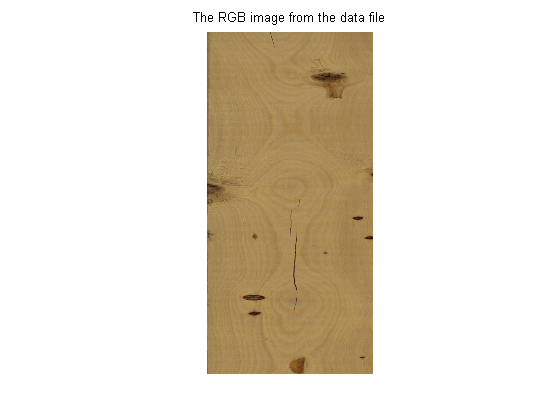
#> input picture examples/lumber/lumber-example-original-image.png, 560 x 420 px; the run also reads 1 picture not shown here
$ python lumber-example-combine.py
#> lines starting #> are read from the running program, lines starting #| are printed output that depends on the picture
import Image
import numpy as np

# Plots extracted from MACCMIA's right-click feature

chop = 110
left = Image.open('lumber-example-original-image.png')
#> left is the input picture: PIL image 560x420 RGB; mean R, G, B 232.9, 225.6, 213.1
mid = Image.open('score-image-t1.png')
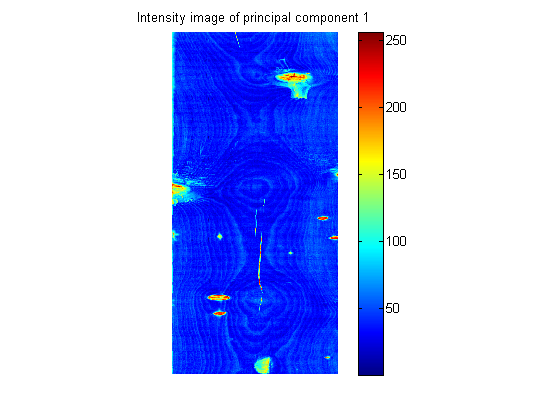
#> input picture examples/lumber/score-image-t1.png, 560 x 420 px
#> mid is the input picture: PIL image 560x420 RGB; mean R, G, B 187.8, 196.4, 247.1
right = Image.open('residual-image-1.png')
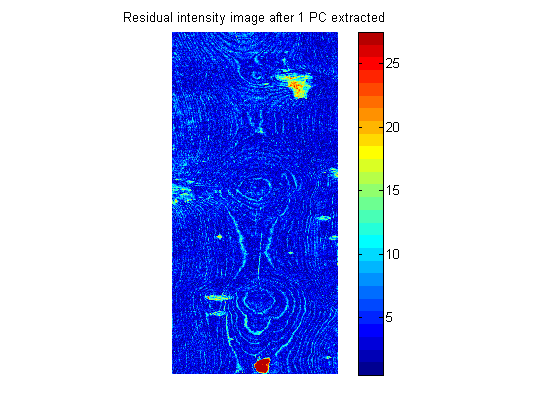
#> input picture examples/lumber/residual-image-1.png, 560 x 420 px
#> right is the input picture: PIL image 560x420 RGB; mean R, G, B 187.7, 195.9, 241.1
box = (chop, 0, left.size[0]-chop, left.size[1]) # (left, upper, right, lower)
#> box = (110, 0, 450, 420)
left = left.crop(box)
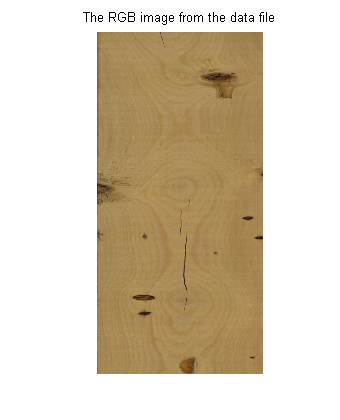
#> left: PIL image 340x420 RGB; mean R, G, B 218.7, 206.5, 186
mid = mid.crop(box)
#> mid: PIL image 340x420 RGB
right = right.crop(box)
#> right: PIL image 340x420 RGB
width = left.size[0] + right.size[0] + mid.size[0]
#> width = 1020
height = max(left.size[1], right.size[1])
#> height = 420
result = Image.new("RGBA", (width, height))
#> result: PIL image 1020x420 RGBA; every value is 0
result.paste(left, (0, 0))
result.paste(mid, (left.size[0], 0))
result.paste(right, (left.size[0]+mid.size[0], 0))
result.save('component-1.png')


left = Image.open('lumber-example-SPE-after-one-PC.png')
mid = Image.open('score-image-t2.png')
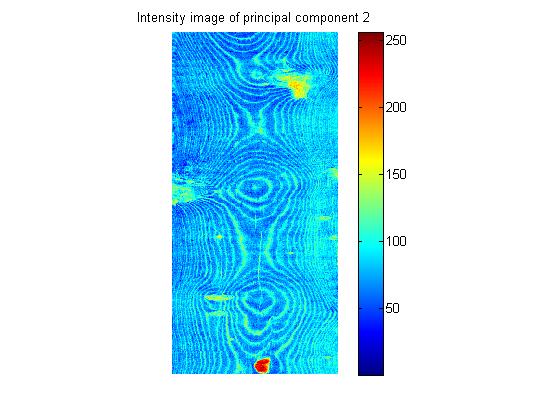
#> input picture examples/lumber/score-image-t2.png, 560 x 420 px
#> mid is the input picture: PIL image 560x420 RGB; mean R, G, B 189.4, 231.3, 246.1
right = Image.open('residual-image-2.png')
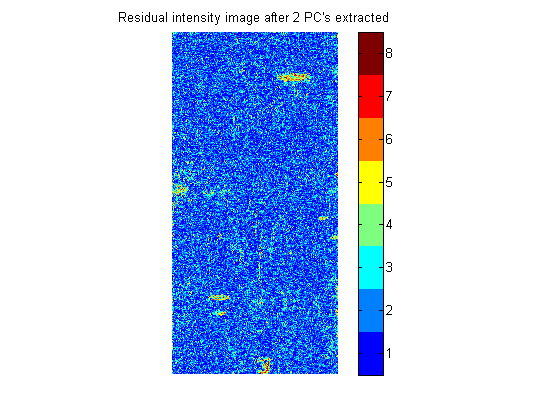
#> input picture examples/lumber/residual-image-2.png, 560 x 420 px
#> right is the input picture: PIL image 560x420 RGB; mean R, G, B 189.9, 210.2, 245.7
box = (chop, 0, left.size[0]-chop, left.size[1]) # (left, upper, right, lower)
left = left.crop(box)
mid = mid.crop(box)
#> mid: PIL image 340x420 RGB
right = right.crop(box)
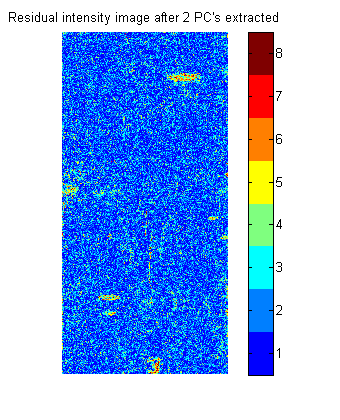
#> right: PIL image 340x420 RGB; mean R, G, B 147.9, 181.2, 239.6
width = left.size[0] + right.size[0] + mid.size[0]
height = max(left.size[1], right.size[1])
result = Image.new("RGBA", (width, height))
result.paste(left, (0, 0))
result.paste(mid, (left.size[0], 0))
result.paste(right, (left.size[0]+mid.size[0], 0))
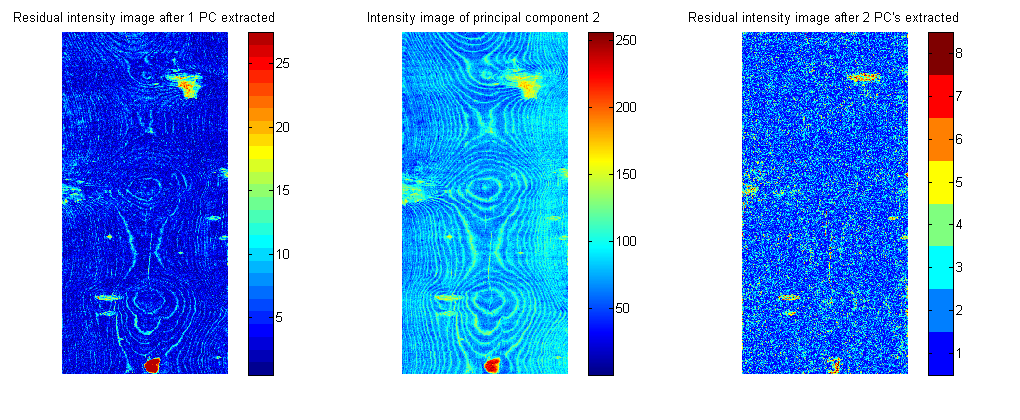
#> result: PIL image 1020x420 RGBA; mean R, G, B, A 146.3, 184.9, 237.4, 255
result.save('component-2.png')
